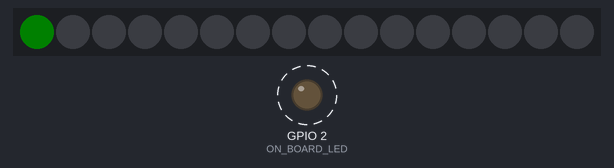
A sketch run on a simulated ESP32. Shown: 16 RGB LEDs in strip order, left to right, output pins drawn as LEDs (lit = HIGH). Dashed ring = blinking. Dim RGB values are drawn brighter than linear.

Above: at 0.1 s.
At 9.7 s:
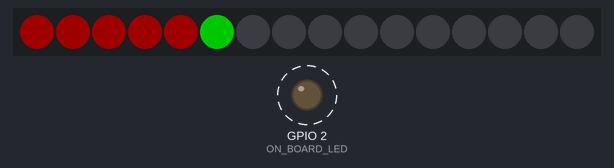
At 19.91 s:
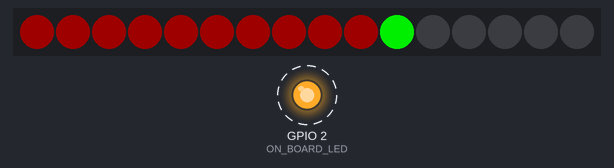
At 39.9 s:
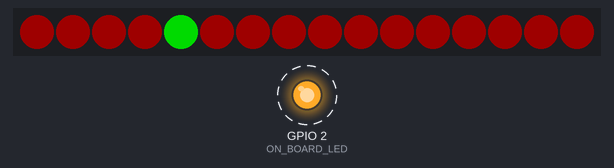
Timing chart, 0 to 40.0 s (numbered marks = the images above):
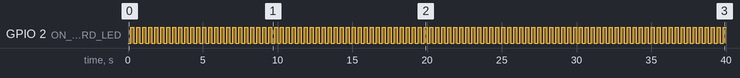

Measured:
- by itself, GPIO 2 (ON_BOARD_LED): alternates HIGH for 0.20 s and LOW for 0.20 s

The sketch:

totem_led_strip_tester.ino
```cpp
#include <dummy.h>
#include <Adafruit_NeoPixel.h>
#include <Ticker.h>

#define OFF_BOARD_LED 13
#define OFF_BOARD_LED_PERIOD 2500000 // hardware timer1 has period of 200ns, so LED_PERIOD/5 = us
#define ON_BOARD_LED 2
#define ON_BOARD_LED_PERIOD 200 // software timer accepts time in ms
#define NUM_STRIP_LEDS 16
#define LED_COUNTER 4

// software timer
Ticker blinker;

// led strip
Adafruit_NeoPixel strip = Adafruit_NeoPixel(NUM_STRIP_LEDS, OFF_BOARD_LED);
int currLED = 0;
int counter = 0;
int red = 0;
int blue = 0;
int green = 0;

// hardware interrupt for LED writing.
void ICACHE_RAM_ATTR ledWriteISR(){
  // change colors
  green = green + 5;
  // change current LED
  counter++;
  if (counter >= LED_COUNTER) {
    strip.setPixelColor(currLED, 30, 0, 0);
    currLED++;
    if (currLED == NUM_STRIP_LEDS) {
      currLED = 0;
    }
    counter = 0;
  }
  strip.setPixelColor(currLED, red, green, blue);
  strip.show();
  timer1_write(OFF_BOARD_LED_PERIOD);
}

// software timing for rendering
void changeLEDState()
{
  digitalWrite(ON_BOARD_LED, !(digitalRead(ON_BOARD_LED)));  //Invert Current State of LED
}
//=======================================================================
//                               Setup
//=======================================================================
void setup()
{
    Serial.begin(115200);
    Serial.println("");

    // off board LED will use the hardware timer1 in this example
    pinMode(OFF_BOARD_LED,OUTPUT);
    timer1_attachInterrupt(ledWriteISR);
    timer1_enable(TIM_DIV16, TIM_EDGE, TIM_SINGLE);
    timer1_write(ON_BOARD_LED_PERIOD);

    // on board LED will use the software timer in this example
    pinMode(ON_BOARD_LED,OUTPUT);
    blinker.attach_ms(ON_BOARD_LED_PERIOD, changeLEDState);

    // setup LED strip
    strip.begin();
    strip.show(); // Initialize all pixels to 'off'
}
//=======================================================================
//                MAIN LOOP
//=======================================================================
void loop()
{
  /*
  green = green + 5;
  if (green >= 255) {
    green = 0;
  }
  currLED++;
  if (currLED >= NUM_STRIP_LEDS) {
    currLED = 0;
  }
  strip.setPixelColor(currLED, red, green, blue);
  strip.show();
  delay(250);
  */
}
//=======================================================================
```
